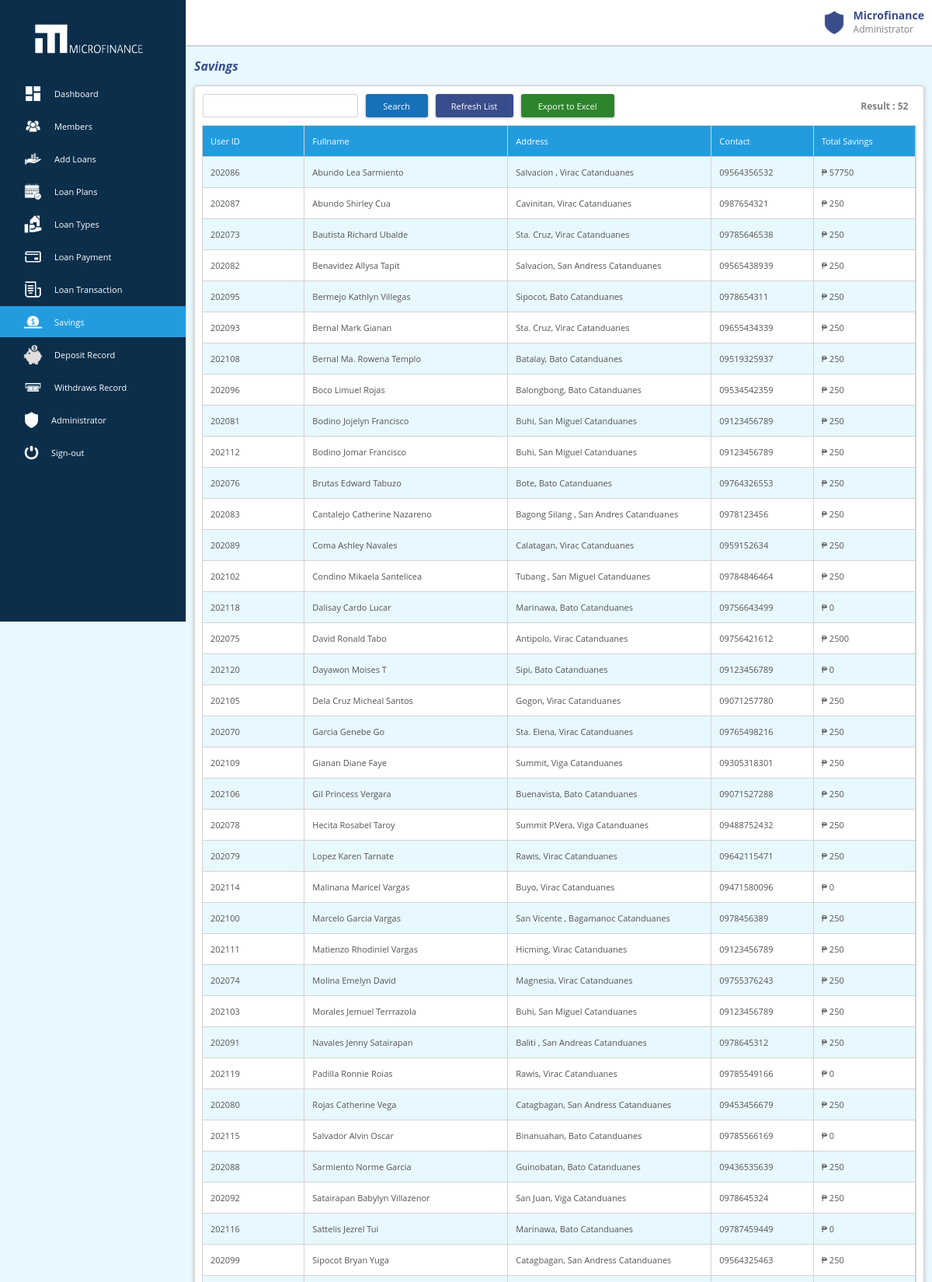
/savings.php (signed in, upper part), run on the app's committed database.
### tables this page shows
CREATE TABLE `member` (
  `id` int(255) NOT NULL,
  `firstname` varchar(255) NOT NULL,
  `lastname` varchar(255) NOT NULL,
  `middlename` varchar(255) NOT NULL,
  `dateofbirth` varchar(255) NOT NULL,
  `age` varchar(255) NOT NULL,
  `gender` varchar(255) NOT NULL,
  `province` varchar(255) NOT NULL,
  `municipality` varchar(255) NOT NULL,
  `barangay` varchar(255) NOT NULL,
  `email` varchar(255) NOT NULL,
  `password` varchar(255) NOT NULL,
  `contact` varchar(255) NOT NULL,
  `loanstatus` varchar(255) NOT NULL,
  `savings` varchar(255) NOT NULL
);

### savings.php (the view, shortened to what this page needs)
<?php
        $conn = connection();
        $sql = "SELECT * FROM member order by lastname asc";
        $result = $conn->query($sql) or die ($conn->error);
        $row = $result->fetch_assoc();
 ?>
<!DOCTYPE html>
<html>
<head>
	<link rel="stylesheet" type="text/css" href="asset/css/style.css">
</head>
<body>
	<div class="leftdiv" id="leftdiv">
		<div class="logo">
			<img id="menuimg" src="asset/icons/microfinance.PNG" width="65%" height="100%">
		</div>
		<div class="btn" id="btn">
			<a href="dashboard.php" style="display :<?php echo $_SESSION['financemanager'];?>;">
					<img id="menuimg" src="asset/icons/4136060.PNG" width="25" height="25">
					<label>Dashboard</label>
			</a>
			<a href="members.php" style="display :<?php echo $_SESSION['financemanager'];?>;">
					<img id="menuimg" src="asset/icons/1989232.PNG" width="25" height="25">
					<label>Members</label>
			</a>
			<a href="loans.php" style="display :<?php echo $_SESSION['financemanager'];?>;">
					<img id="menuimg" src="asset/icons/2043684.PNG" width="25" height="25">
					<label>Add Loans</label>
			</a>
			<a href="loan_plans.php" style="display :<?php echo $_SESSION['financemanager'];?>;">
					<img id="menuimg" src="asset/icons/4779371.PNG" width="25" height="25">
					<label>Loan Plans</label>
			</a>
			<a href="loan_types.php" style="display :<?php echo $_SESSION['financemanager'];?>;">
					<img id="menuimg" src="asset/icons/4556485.PNG" width="25" height="25">
					<label>Loan Types</label>
			</a>
			<a href="loan_payment.php" style="display :<?php echo $_SESSION['financemanager'];?>;">
					<img id="menuimg" src="asset/icons/4836525.PNG" width="25" height="25">
					<label>Loan Payment</label>
			</a>
			<a href="loan_transaction.php" style="display :<?php echo $_SESSION['financemanager'];?>;">
					<img id="menuimg" src="asset/icons/4836503.PNG" width="25" height="25">
					<label>Loan Transaction</label>
			</a>
			<a href="savings.php" style="background-color: #239cdf;">
					<img id="menuimg" src="asset/icons/7634045.PNG" width="25" height="25">
					<label>Savings</label>
			</a>
			<a href="deposit_record.php">
					<img id="menuimg" src="asset/icons/4641433.PNG" width="25" height="25">
					<label>Deposit Record</label>
			</a>
			<a href="withdraw_record.php">
					<img id="menuimg" src="asset/icons/4265284.PNG" width="25" height="25">
					<label>Withdraws Record</label>
			</a>
			<a href="administrator.php" style="display :<?php echo $_SESSION['financemanager'];?>;">
					<img id="menuimg" src="asset/icons/4641420.PNG" width="21" height="21">
					<label>Administrator</label>
			</a>
			<a id="dashboardlogout2">
					<img id="menuimg" src="asset/icons/2010497.PNG" width="21" height="21">
					<label>Sign-out</label>
			</a>
		</div>
	</div>
	<div class="rightdiv" id="rightdiv">
		<div class="header">
			<div class="admin">
				<div class="adminimg">
					<img id="imgadmin" src="asset/icons/4641420.PNG" width="30" height="30">
				</div>
				<div class="myadminlabel">
				<div class="myadmin">
					<label id="adminname">
						<?php echo $_SESSION["lname"];?> <?php echo $_SESSION["fname"];?>
					</label>
				</div>
				<div class="myadmin">
					<label id="adminlabel1"><?php echo $_SESSION["position"];?> </label>
				</div>
				</div>
			</div>
		</div>
		<div class="header1">
			<label>Savings</label>
		</div>
		<div class="tablebody">
		<div class="search-add" id="search-add-refreshbtn">
			<div class="refresh-add" id="refresh-add">
			<form method="GET" action="savings.php" autocomplete="off">
				<input type="text" name="search" value="<?php echo $_GET['search'];?>" required>
				<button type="submit">Search</button>
			</form>
			</div>
			<div class="" id="refresh-add">
				<a href="savings.php" id="refresh"><label>Refresh List</label></a>
				<form method="GET" action="export_savings_record.php" id="export">
					<button type="submit" id="export_button">Export to Excel</button>
				</form>
			</div>
			<?php
						$host =  "localhost";
				        $username ="root";
				        $password ="";
				        $db = "microfinance1";
				        $conn =  new mysqli($host, $username, $password, $db);
				        	 $search = $_GET['search'];
				        	 $blank = "";
				        	 if($search == $blank){
							$members = "SELECT * FROM member";
							$members_run = mysqli_query($conn, $members);
							if($total = mysqli_num_rows($members_run))
							{
								echo '<label id="label1">Result : '.$total.'</label>';
							}else{
								echo '<label id="label1">Result : 0</label>';
							}
						}
					?>
		</div>
		<div class="tablebody1" id="tablebody11">
		<div class="table">
			<div class="tableheader">
				<div class="tablename" id="tablename" style="width: 50%;" >
					<label>User ID</label>
				</div>
				<div class="tablename">
					<label>Fullname</label>
				</div>
				<div class="tablename" id="">
					<label>Address</label>
				</div>
				<div class="tablename"  style="width: 50%;">
					<label>Contact</label>
				</div>
				<div class="tablename" id=""  style="width: 50%;">
					<label>Total Savings</label>
				</div>
			</div>
			 <?php do{ ?>
			<div class="list">
				<a href="user_savings.php ?id=<?php echo $row['id'];?>">
					<div class="tablename" id="tablename" style="width: 50%;">
						<label><?php echo $row['id']; ?></label>
					</div>
					<div class="tablename">
						<label><?php echo $row['lastname']; ?> <?php echo $row['firstname']; ?> <?php echo $row['middlename']; ?></label>
					</div>
					<div class="tablename" id="">
						<label><?php echo $row['barangay']; ?>, <?php echo $row['municipality']; ?> <?php echo $row['province']; ?></label>
					</div>
					<div class="tablename"  style="width: 50%;">
						<label><?php echo $row['contact']; ?></label>
					</div>
					<div class="tablename" id=""  style="width: 50%;">
						<label>₱ <?php echo $row['savings']; ?></label>
					</div>
				</a>
			</div>
			<?php }while ($row = $result->fetch_assoc()) ?>
		</div>
	</div>
	</div>
</div>
</body>
</html>

### savings.php (style rules this page uses)
#label1 { margin: auto; margin-right: 20px; font-size: 12px; font-weight: bold; color: gray; }

### data on the page
member: id "202086", lastname "Abundo", firstname "Lea", middlename "Sarmiento", barangay "Salvacion", municipality "Virac", province "Catanduanes", contact "09564356532", savings "57750"
member: id "202087", lastname "Abundo", firstname "Shirley", middlename "Cua", barangay "Cavinitan", municipality "Virac", province "Catanduanes", contact "0987654321", savings "250"
member: id "202073", lastname "Bautista", firstname "Richard", middlename "Ubalde", barangay "Sta. Cruz", municipality "Virac", province "Catanduanes", contact "09785646538", savings "250"
member: id "202082", lastname "Benavidez", firstname "Allysa", middlename "Tapit", barangay "Salvacion", municipality "San Andress", province "Catanduanes", contact "09565438939", savings "250"
member: id "202095", lastname "Bermejo", firstname "Kathlyn", middlename "Villegas", barangay "Sipocot", municipality "Bato", province "Catanduanes", contact "0978654311", savings "250"
member: id "202093", lastname "Bernal", firstname "Mark", middlename "Gianan", barangay "Sta. Cruz", municipality "Virac", province "Catanduanes", contact "09655434339", savings "250"
member: id "202108", lastname "Bernal", firstname "Ma. Rowena", middlename "Templo", barangay "Batalay", municipality "Bato", province "Catanduanes", contact "09519325937", savings "250"
member: id "202096", lastname "Boco", firstname "Limuel", middlename "Rojas", barangay "Balongbong", municipality "Bato", province "Catanduanes", contact "09534542359", savings "250"
member: id "202081", lastname "Bodino", firstname "Jojelyn", middlename "Francisco", barangay "Buhi", municipality "San Miguel", province "Catanduanes", contact "09123456789", savings "250"
member: id "202112", lastname "Bodino", firstname "Jomar", middlename "Francisco", barangay "Buhi", municipality "San Miguel", province "Catanduanes", contact "09123456789", savings "250"
member: id "202076", lastname "Brutas", firstname "Edward", middlename "Tabuzo", barangay "Bote", municipality "Bato", province "Catanduanes", contact "09764326553", savings "250"
member: id "202083", lastname "Cantalejo", firstname "Catherine", middlename "Nazareno", barangay "Bagong Silang", municipality "San Andres", province "Catanduanes", contact "0978123456", savings "250"
member: id "202089", lastname "Coma", firstname "Ashley", middlename "Navales", barangay "Calatagan", municipality "Virac", province "Catanduanes", contact "0959152634", savings "250"
member: id "202102", lastname "Condino", firstname "Mikaela", middlename "Santelicea", barangay "Tubang", municipality "San Miguel", province "Catanduanes", contact "09784846464", savings "250"
member: id "202118", lastname "Dalisay", firstname "Cardo", middlename "Lucar", barangay "Marinawa", municipality "Bato", province "Catanduanes", contact "09756643499", savings "0"
member: id "202075", lastname "David", firstname "Ronald", middlename "Tabo", barangay "Antipolo", municipality "Virac", province "Catanduanes", contact "09756421612", savings "2500"
member: id "202120", lastname "Dayawon", firstname "Moises", middlename "T", barangay "Sipi", municipality "Bato", province "Catanduanes", contact "09123456789", savings "0"
member: id "202105", lastname "Dela Cruz", firstname "Micheal", middlename "Santos", barangay "Gogon", municipality "Virac", province "Catanduanes", contact "09071257780", savings "250"
member: id "202070", lastname "Garcia", firstname "Genebe", middlename "Go", barangay "Sta. Elena", municipality "Virac", province "Catanduanes", contact "09765498216", savings "250"
member: id "202109", lastname "Gianan", firstname "Diane Faye", barangay "Summit", municipality "Viga", province "Catanduanes", contact "09305318301", savings "250"
member: id "202106", lastname "Gil", firstname "Princess", middlename "Vergara", barangay "Buenavista", municipality "Bato", province "Catanduanes", contact "09071527288", savings "250"
member: id "202078", lastname "Hecita", firstname "Rosabel", middlename "Taroy", barangay "Summit P.vera", municipality "Viga", province "Catanduanes", contact "09488752432", savings "250"
member: id "202079", lastname "Lopez", firstname "Karen", middlename "Tarnate", barangay "Rawis", municipality "Virac", province "Catanduanes", contact "09642115471", savings "250"
member: id "202114", lastname "Malinana", firstname "Maricel", middlename "Vargas", barangay "Buyo", municipality "Virac", province "Catanduanes", contact "09471580096", savings "0"
member: id "202100", lastname "Marcelo", firstname "Garcia", middlename "Vargas", barangay "San Vicente", municipality "Bagamanoc", province "Catanduanes", contact "0978456389", savings "250"
member: id "202111", lastname "Matienzo", firstname "Rhodiniel", middlename "Vargas", barangay "Hicming", municipality "Virac", province "Catanduanes", contact "09123456789", savings "250"
member: id "202074", lastname "Molina", firstname "Emelyn", middlename "David", barangay "Magnesia", municipality "Virac", province "Catanduanes", contact "09755376243", savings "250"
member: id "202103", lastname "Morales", firstname "Jemuel", middlename "Terrrazola", barangay "Buhi", municipality "San Miguel", province "Catanduanes", contact "09123456789", savings "250"
member: id "202091", lastname "Navales", firstname "Jenny", middlename "Satairapan", barangay "Baliti", municipality "San Andreas", province "Catanduanes", contact "0978645312", savings "250"
member: id "202119", lastname "Padilla", firstname "Ronnie", middlename "Roias", barangay "Rawis", municipality "Virac", province "Catanduanes", contact "09785549166", savings "0"
member: id "202080", lastname "Rojas", firstname "Catherine", middlename "Vega", barangay "Catagbagan", municipality "San Andress", province "Catanduanes", contact "09453456679", savings "250"
member: id "202115", lastname "Salvador", firstname "Alvin", middlename "Oscar", barangay "Binanuahan", municipality "Bato", province "Catanduanes", contact "09785566169", savings "0"
member: id "202088", lastname "Sarmiento", firstname "Norme", middlename "Garcia", barangay "Guinobatan", municipality "Bato", province "Catanduanes", contact "09436535639", savings "250"
member: id "202092", lastname "Satairapan", firstname "Babylyn", middlename "Villazenor", barangay "San Juan", municipality "Viga", province "Catanduanes", contact "0978645324", savings "250"
member: id "202116", lastname "Sattelis", firstname "Jezrel", middlename "Tui", barangay "Marinawa", municipality "Bato", province "Catanduanes", contact "09787459449", savings "0"
member: id "202099", lastname "Sipocot", firstname "Bryan", middlename "Yuga", barangay "Catagbagan", municipality "San Andress", province "Catanduanes", contact "09564325463", savings "250"

### other printed values
$_SESSION["lname"] "Microfinance"
$_SESSION["position"] "Administrator"
$total "52"
